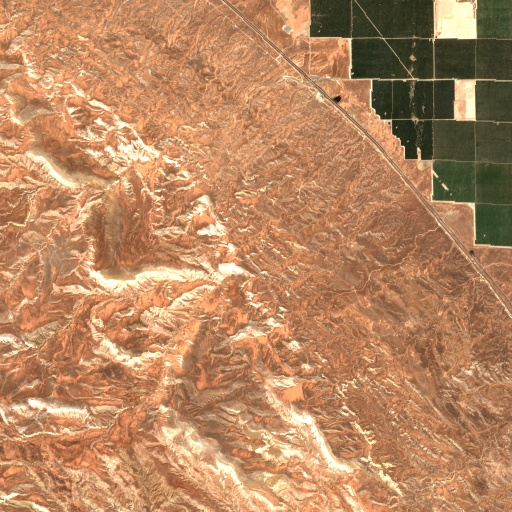
#> input picture satellite_rgb.jpg, 512 x 512 px
$ python main.py
#> lines starting #> are read from the running program, lines starting #| are printed output that depends on the picture
"""
Visualize ESA WorldCover land cover classification.

ESA WorldCover is a global land cover product at 10m resolution
based on Sentinel-1 and Sentinel-2 data.
"""

import numpy as np
import matplotlib.pyplot as plt
from matplotlib.patches import Patch
from PIL import Image
import os

# ESA WorldCover classes and official colors
WORLDCOVER_CLASSES = {
    10: ("Tree cover", "#006400"),                    # Dark Green
    20: ("Shrubland", "#FFBB22"),                     # Orange
    30: ("Grassland", "#FFFF4C"),                     # Yellow
    40: ("Cropland", "#F096FF"),                      # Pink
    50: ("Built-up", "#FA0000"),                      # Red
    60: ("Bare / sparse vegetation", "#B4B4B4"),      # Gray
    70: ("Snow and ice", "#F0F0F0"),                  # White
    80: ("Permanent water bodies", "#0064C8"),        # Blue
    90: ("Herbaceous wetland", "#0096A0"),            # Teal
    95: ("Mangroves", "#00CF75"),                     # Light Green
    100: ("Moss and lichen", "#FAE6A0"),              # Beige
}

# Create color lookup table
def create_color_lut():
    """Create a color lookup table for WorldCover classes."""
    lut = np.zeros((256, 3), dtype=np.uint8)
    for class_id, (name, hex_color) in WORLDCOVER_CLASSES.items():
        # Convert hex to RGB
        r = int(hex_color[1:3], 16)
        g = int(hex_color[3:5], 16)
        b = int(hex_color[5:7], 16)
        lut[class_id] = [r, g, b]
    return lut


def load_data():
    """Load the WorldCover and RGB data."""
    if not os.path.exists("worldcover.npy"):
        raise FileNotFoundError(
            "worldcover.npy not found. Run download_gee_image.py first!"
        )

    worldcover = np.load("worldcover.npy")

    rgb_image = None
    if os.path.exists("satellite_rgb.jpg"):
        rgb_image = np.array(Image.open("satellite_rgb.jpg"))

    return worldcover, rgb_image


def visualize_worldcover(worldcover, rgb_image=None, output_path="landcover_result.png"):
    """Create visualization of WorldCover data."""

    # Create color map
    color_lut = create_color_lut()
    colored_map = color_lut[worldcover]

    # Find unique classes present
    unique_classes = np.unique(worldcover)

    # Create legend patches
    legend_patches = []
    for cls in sorted(unique_classes):
        if cls in WORLDCOVER_CLASSES:
            name, hex_color = WORLDCOVER_CLASSES[cls]
            # Convert hex to RGB normalized [0,1]
            r = int(hex_color[1:3], 16) / 255
            g = int(hex_color[3:5], 16) / 255
            b = int(hex_color[5:7], 16) / 255
            legend_patches.append(Patch(facecolor=(r, g, b), label=name))

    # Create figure
    if rgb_image is not None:
        fig, axes = plt.subplots(1, 3, figsize=(16, 5))

        # RGB satellite image
        axes[0].imshow(rgb_image)
        axes[0].set_title("Sentinel-2 RGB", fontsize=12, fontweight='bold')
        axes[0].axis("off")

        # Land cover classification
        axes[1].imshow(colored_map)
        axes[1].set_title("ESA WorldCover Classification", fontsize=12, fontweight='bold')
        axes[1].axis("off")

        # Side-by-side blend
        # Resize RGB to match worldcover if needed
        if rgb_image.shape[:2] != worldcover.shape:
            from PIL import Image as PILImage
            rgb_resized = np.array(
                PILImage.fromarray(rgb_image).resize(
                    (worldcover.shape[1], worldcover.shape[0])
                )
            )
        else:
            rgb_resized = rgb_image

        # Create blended overlay
        alpha = 0.5
        blended = (rgb_resized * (1 - alpha) + colored_map * alpha).astype(np.uint8)
        axes[2].imshow(blended)
        axes[2].set_title("Overlay", fontsize=12, fontweight='bold')
        axes[2].axis("off")

    else:
        fig, ax = plt.subplots(1, 1, figsize=(10, 8))
        ax.imshow(colored_map)
        ax.set_title("ESA WorldCover Land Cover Classification", fontsize=14, fontweight='bold')
        ax.axis("off")
        axes = [ax]

    # Add legend as a separate box on the last plot
    last_ax = axes[-1]

    # Create legend with better styling
    legend = last_ax.legend(
        handles=legend_patches,
        loc='upper left',
        bbox_to_anchor=(1.02, 1.0),
        title="Land Cover Classes",
        title_fontsize=11,
        fontsize=9,
        frameon=True,
        fancybox=True,
        shadow=True,
        borderpad=1,
        labelspacing=0.8,
    )
    legend.get_frame().set_facecolor('white')
    legend.get_frame().set_edgecolor('gray')

    plt.suptitle("ESA WorldCover 10m Land Cover Classification", fontsize=14, fontweight='bold', y=1.02)
    plt.tight_layout()
    plt.savefig(output_path, dpi=150, bbox_inches="tight", facecolor='white')
    plt.show()

    print(f"\n✓ Visualization saved to: {output_path}")


def print_statistics(worldcover):
    """Print land cover statistics."""
    total_pixels = worldcover.size
    unique, counts = np.unique(worldcover, return_counts=True)

    print("\n" + "=" * 50)
    print("LAND COVER STATISTICS")
    print("=" * 50)

    # Sort by percentage
    stats = []
    for cls, count in zip(unique, counts):
        if cls in WORLDCOVER_CLASSES:
            name, _ = WORLDCOVER_CLASSES[cls]
            pct = (count / total_pixels) * 100
            stats.append((pct, name, count))

    stats.sort(reverse=True)

    for pct, name, count in stats:
        bar = "█" * int(pct / 2)
        print(f"{name:30s} {pct:5.1f}% {bar}")

    print("=" * 50)


def main():
    print("=" * 60)
    print("ESA WorldCover Land Cover Visualization")
    print("=" * 60)

    # Load data
    print("\n1. Loading data...")
    worldcover, rgb_image = load_data()
#> (reads worldcover.npy from the repository)
#> in load_data, rgb_image is the input picture: shape (512, 512, 3); mean R, G, B 184.9, 135.7, 97.5
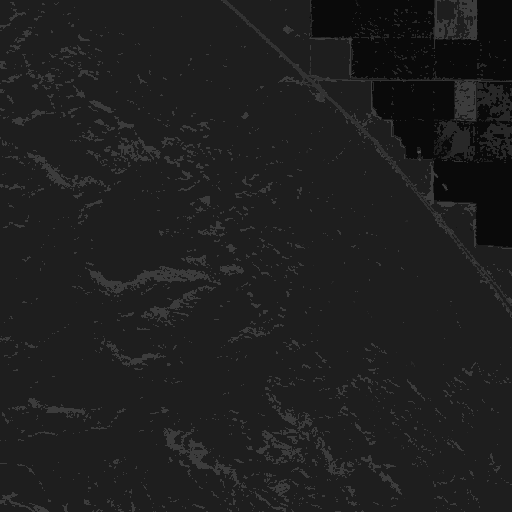
#> worldcover: shape (512, 512); min 10, max 80, mean 30.5
    print(f"   WorldCover shape: {worldcover.shape}")
#|    WorldCover shape: (512, 512)
    if rgb_image is not None:
        print(f"   RGB image shape: {rgb_image.shape}")
#|    RGB image shape: (512, 512, 3)

    # Print statistics
    print_statistics(worldcover)
#> in print_statistics, `unique, counts = np.unique(worldcover, return_counts=True)`: unique = [10, 20, 30, 40, 50, 60, 80]; counts = [22641, 74, 217276, 3226, 1815, 17107, 5]
#> the loop in print_statistics, `for cls, count in zip(unique, counts):` made 7 passes
#> (cls, count, name, pct) on passes 1 to 7: (10, 22641, 'Tree cover', 8.64), (20, 74, 'Shrubland', 0.0282), (30, 217276, 'Grassland', 82.88), (40, 3226, 'Cropland', 1.23), (50, 1815, 'Built-up', 0.692), (60, 17107, 'Bare / sparse vegetation', 6.53), (80, 5, 'Permanent water bodies', 0.00191)
#> after the loop in print_statistics, `for cls, count in zip(unique, counts):`: stats = [(8.64, 'Tree cover', 22641), (0.0282, 'Shrubland', 74), (82.88, 'Grassland', 217276), (1.23, 'Cropland', 3226), (0.692, 'Built-up', 1815), (6.53, 'Bare / sparse vegetation', 17107), (0.00191, 'Permanent water bodies', 5)]
#> the loop in print_statistics, `for pct, name, count in stats:` made 7 passes
#| Grassland                       82.9% █████████████████████████████████████████
#| Tree cover                       8.6% ████
#| Bare / sparse vegetation         6.5% ███
#| Cropland                         1.2%
#| Built-up                         0.7%
#| Shrubland                        0.0%
#| Permanent water bodies           0.0%

    # Visualize
    print("\n2. Creating visualization...")
    visualize_worldcover(worldcover, rgb_image)
#> in visualize_worldcover, `colored_map = color_lut[worldcover]`:
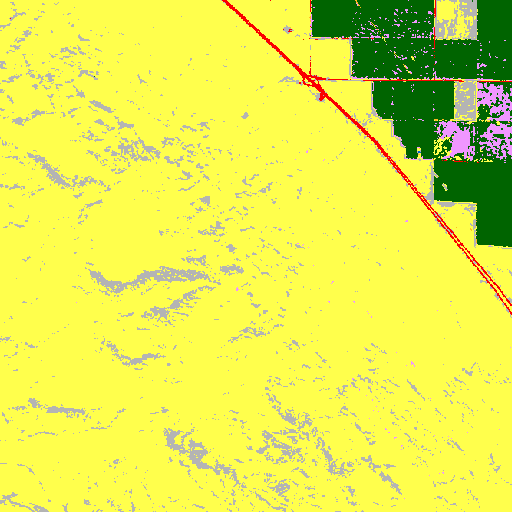
#> colored_map: shape (512, 512, 3); mean of channels 0, 1, 2 227.9, 233.6, 77.9; drawn as R, G, B
#> in visualize_worldcover, `unique_classes = np.unique(worldcover)`: unique_classes = [10, 20, 30, 40, 50, 60, 80]
#> the loop in visualize_worldcover, `for cls in sorted(unique_classes):` made 7 passes
#> (cls, name, hex_color, r, g, b) on passes 1 to 7: (10, 'Tree cover', '#006400', 0, 0.392, 0), (20, 'Shrubland', '#FFBB22', 1, 0.733, 0.133), (30, 'Grassland', '#FFFF4C', 1, 1, 0.298), (40, 'Cropland', '#F096FF', 0.941, 0.588, 1), (50, 'Built-up', '#FA0000', 0.98, 0, 0), (60, 'Bare / sparse vegetation', '#B4B4B4', 0.706, 0.706, 0.706), (80, 'Permanent water bodies', '#0064C8', 0, 0.392, 0.784)
#> after the loop in visualize_worldcover, `for cls in sorted(unique_classes):`: legend_patches = 7 items
#> in visualize_worldcover, `blended = (rgb_resized * (1 - alpha) + colored_map * alpha).astype(np...`:
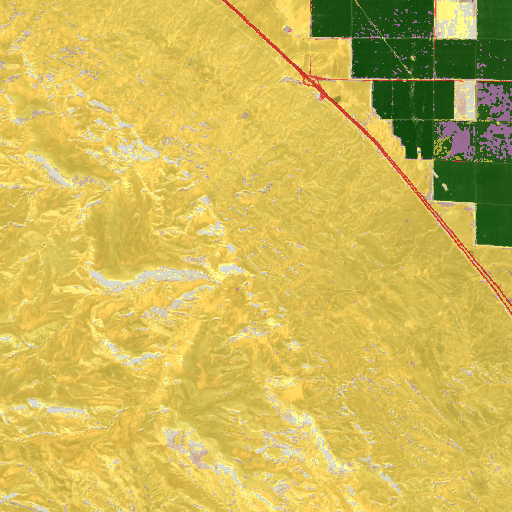
#> blended: shape (512, 512, 3); mean R, G, B 206.1, 184.4, 87.4
#> in visualize_worldcover, `plt.savefig(output_path, dpi=150, bbox_inches="tight", facecolor='whit..`:
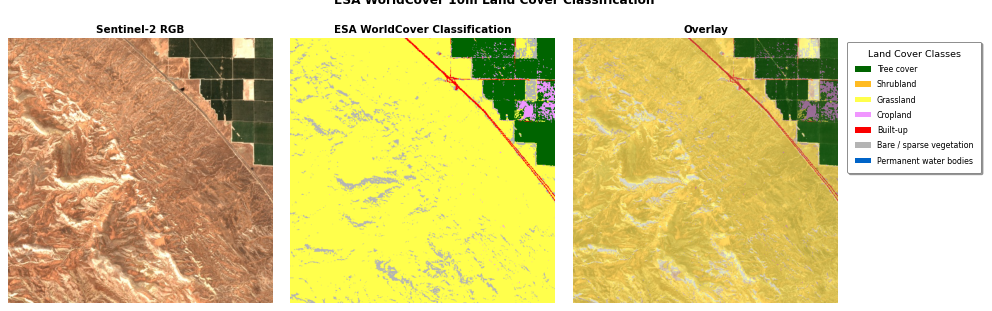
#> figure drawn by matplotlib, 3 panels

    print("\n" + "=" * 60)
    print("Done!")
    print("=" * 60)


if __name__ == "__main__":
    main()
